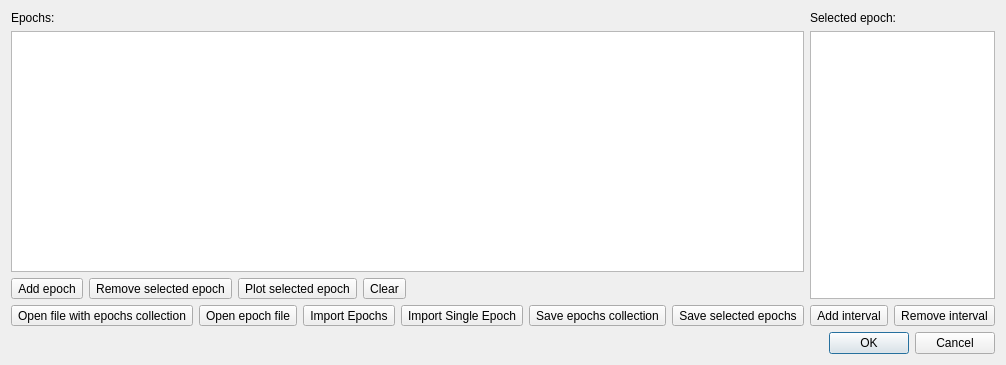
<?xml version="1.0" encoding="UTF-8"?>
<ui version="4.0">
 <class>EpochEditorDialog</class>
 <widget class="QDialog" name="EpochEditorDialog">
  <property name="geometry">
   <rect>
    <x>0</x>
    <y>0</y>
    <width>673</width>
    <height>365</height>
   </rect>
  </property>
  <property name="windowTitle">
   <string>Epochs Editor</string>
  </property>
  <layout class="QVBoxLayout" name="verticalLayout_3">
   <item>
    <layout class="QHBoxLayout" name="horizontalLayout_4">
     <item>
      <layout class="QVBoxLayout" name="verticalLayout">
       <item>
        <widget class="QLabel" name="label">
         <property name="text">
          <string>Epochs:</string>
         </property>
        </widget>
       </item>
       <item>
        <widget class="QListView" name="epochsListView"/>
       </item>
       <item>
        <layout class="QHBoxLayout" name="horizontalLayout_3">
         <item>
          <widget class="QToolButton" name="addEpochToolButton">
           <property name="toolTip">
            <string>Add epoch</string>
           </property>
           <property name="statusTip">
            <string>Add epoch</string>
           </property>
           <property name="whatsThis">
            <string>Add epoch</string>
           </property>
           <property name="text">
            <string>Add epoch</string>
           </property>
           <property name="icon">
            <iconset theme="list-add"/>
           </property>
          </widget>
         </item>
         <item>
          <widget class="QToolButton" name="removeEpochToolButton">
           <property name="toolTip">
            <string>Remove selected epoch</string>
           </property>
           <property name="statusTip">
            <string>Remove selected epoch</string>
           </property>
           <property name="whatsThis">
            <string>Remove selected epoch</string>
           </property>
           <property name="text">
            <string>Remove selected epoch</string>
           </property>
           <property name="icon">
            <iconset theme="list-remove"/>
           </property>
          </widget>
         </item>
         <item>
          <widget class="QToolButton" name="plotEpochToolButton">
           <property name="toolTip">
            <string>Plot epoch</string>
           </property>
           <property name="statusTip">
            <string>Plot epoch</string>
           </property>
           <property name="whatsThis">
            <string>Plot epoch</string>
           </property>
           <property name="text">
            <string>Plot selected epoch</string>
           </property>
           <property name="icon">
            <iconset theme="quickview"/>
           </property>
          </widget>
         </item>
         <item>
          <widget class="QToolButton" name="clearProtocolsToolButton">
           <property name="toolTip">
            <string>Remove all epochs</string>
           </property>
           <property name="statusTip">
            <string>Remove all epochs</string>
           </property>
           <property name="whatsThis">
            <string>Remove all epochs</string>
           </property>
           <property name="text">
            <string>Clear</string>
           </property>
           <property name="icon">
            <iconset theme="edit-clear-all"/>
           </property>
          </widget>
         </item>
         <item>
          <spacer name="horizontalSpacer_2">
           <property name="orientation">
            <enum>Qt::Orientation::Horizontal</enum>
           </property>
           <property name="sizeHint" stdset="0">
            <size>
             <width>40</width>
             <height>20</height>
            </size>
           </property>
          </spacer>
         </item>
        </layout>
       </item>
       <item>
        <layout class="QHBoxLayout" name="horizontalLayout">
         <item>
          <widget class="QToolButton" name="epochsFileChooserToolButton">
           <property name="toolTip">
            <string>Open file with epochs collection</string>
           </property>
           <property name="statusTip">
            <string>Open file with epochs collection</string>
           </property>
           <property name="whatsThis">
            <string>Open file with epochs collection</string>
           </property>
           <property name="text">
            <string>Open file with epochs collection</string>
           </property>
           <property name="icon">
            <iconset theme="project-open">
             <normaloff>../systems</normaloff>../systems</iconset>
           </property>
          </widget>
         </item>
         <item>
          <widget class="QToolButton" name="openEpochFileToolButton">
           <property name="toolTip">
            <string>Open epoch file</string>
           </property>
           <property name="statusTip">
            <string>Open epoch file</string>
           </property>
           <property name="whatsThis">
            <string>Open epoch file</string>
           </property>
           <property name="text">
            <string>Open epoch file</string>
           </property>
           <property name="icon">
            <iconset theme="document-open"/>
           </property>
          </widget>
         </item>
         <item>
          <widget class="QToolButton" name="importEpochsToolButton">
           <property name="toolTip">
            <string>Import epochs collection from workspace</string>
           </property>
           <property name="statusTip">
            <string>Import epochs collection from workspace</string>
           </property>
           <property name="whatsThis">
            <string>Import epochs collection from workspace</string>
           </property>
           <property name="text">
            <string>Import Epochs</string>
           </property>
           <property name="icon">
            <iconset theme="download"/>
           </property>
          </widget>
         </item>
         <item>
          <widget class="QToolButton" name="toolButton">
           <property name="toolTip">
            <string>Import single epoch from workspace</string>
           </property>
           <property name="statusTip">
            <string>Import single epoch from workspace</string>
           </property>
           <property name="whatsThis">
            <string>Import single epoch from workspace</string>
           </property>
           <property name="text">
            <string>Import Single Epoch</string>
           </property>
           <property name="icon">
            <iconset theme="document-import"/>
           </property>
          </widget>
         </item>
         <item>
          <widget class="QToolButton" name="saveEpochsCollection">
           <property name="toolTip">
            <string>Save epochs collection to file</string>
           </property>
           <property name="statusTip">
            <string>Save epochs collection to file</string>
           </property>
           <property name="whatsThis">
            <string>Save epochs collection to file</string>
           </property>
           <property name="text">
            <string>Save epochs collection</string>
           </property>
           <property name="icon">
            <iconset theme="document-save"/>
           </property>
          </widget>
         </item>
         <item>
          <widget class="QToolButton" name="saveEpochToolButton">
           <property name="toolTip">
            <string>Save selected epochs to file</string>
           </property>
           <property name="statusTip">
            <string>Save selected epochs to file</string>
           </property>
           <property name="whatsThis">
            <string>Save selected epochs to file</string>
           </property>
           <property name="text">
            <string>Save selected epochs</string>
           </property>
           <property name="icon">
            <iconset theme="document-save-all"/>
           </property>
          </widget>
         </item>
         <item>
          <spacer name="horizontalSpacer_3">
           <property name="orientation">
            <enum>Qt::Orientation::Horizontal</enum>
           </property>
           <property name="sizeHint" stdset="0">
            <size>
             <width>40</width>
             <height>20</height>
            </size>
           </property>
          </spacer>
         </item>
        </layout>
       </item>
      </layout>
     </item>
     <item>
      <layout class="QVBoxLayout" name="verticalLayout_2">
       <item>
        <widget class="QLabel" name="label_2">
         <property name="text">
          <string>Selected epoch:</string>
         </property>
        </widget>
       </item>
       <item>
        <widget class="QTableView" name="epochTableView"/>
       </item>
       <item>
        <layout class="QHBoxLayout" name="horizontalLayout_2">
         <item>
          <widget class="QToolButton" name="addEpochIntervalToolButton">
           <property name="toolTip">
            <string>Add interval</string>
           </property>
           <property name="statusTip">
            <string>Add interval</string>
           </property>
           <property name="whatsThis">
            <string>Add interval</string>
           </property>
           <property name="text">
            <string>Add interval</string>
           </property>
           <property name="icon">
            <iconset theme="list-add"/>
           </property>
          </widget>
         </item>
         <item>
          <widget class="QToolButton" name="removeEpochIntervalToolButton">
           <property name="toolTip">
            <string>Remove interval</string>
           </property>
           <property name="statusTip">
            <string>Remove interval</string>
           </property>
           <property name="whatsThis">
            <string>Remove interval</string>
           </property>
           <property name="text">
            <string>Remove interval</string>
           </property>
           <property name="icon">
            <iconset theme="list-remove"/>
           </property>
          </widget>
         </item>
         <item>
          <spacer name="horizontalSpacer">
           <property name="orientation">
            <enum>Qt::Orientation::Horizontal</enum>
           </property>
           <property name="sizeHint" stdset="0">
            <size>
             <width>40</width>
             <height>20</height>
            </size>
           </property>
          </spacer>
         </item>
        </layout>
       </item>
      </layout>
     </item>
    </layout>
   </item>
   <item>
    <widget class="QDialogButtonBox" name="buttonBox">
     <property name="orientation">
      <enum>Qt::Orientation::Horizontal</enum>
     </property>
     <property name="standardButtons">
      <set>QDialogButtonBox::StandardButton::Cancel|QDialogButtonBox::StandardButton::Ok</set>
     </property>
    </widget>
   </item>
  </layout>
 </widget>
 <resources/>
 <connections>
  <connection>
   <sender>buttonBox</sender>
   <signal>accepted()</signal>
   <receiver>EpochEditorDialog</receiver>
   <slot>accept()</slot>
   <hints>
    <hint type="sourcelabel">
     <x>248</x>
     <y>254</y>
    </hint>
    <hint type="destinationlabel">
     <x>157</x>
     <y>274</y>
    </hint>
   </hints>
  </connection>
  <connection>
   <sender>buttonBox</sender>
   <signal>rejected()</signal>
   <receiver>EpochEditorDialog</receiver>
   <slot>reject()</slot>
   <hints>
    <hint type="sourcelabel">
     <x>316</x>
     <y>260</y>
    </hint>
    <hint type="destinationlabel">
     <x>286</x>
     <y>274</y>
    </hint>
   </hints>
  </connection>
 </connections>
</ui>
